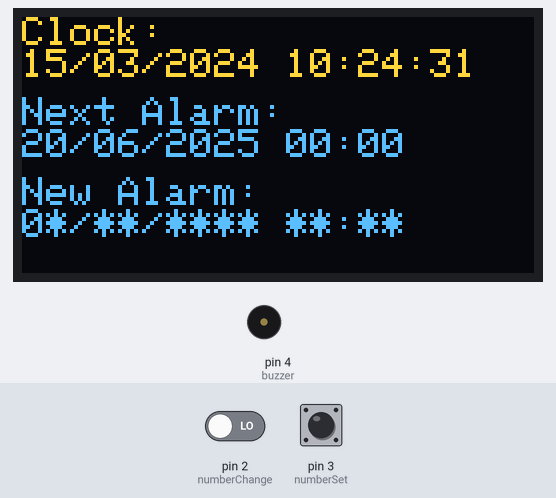
A sketch run on a simulated Arduino Uno, built with avr-gcc and run on an emulated ATmega328P. Shown: 128×64 one-colour display, buzzer (waves = sounding, pin HIGH). The inputs (shaded band) are chosen by the test bench; at power-on: pin 3 (numberSet) LOW, pin 2 (numberChange) LOW. The OLED is the two-colour kind (top 16 rows yellow); the local clock reads 2024-03-15 10:24:30 at power-on unless the sketch sets it; what the sketch prints to the serial monitor is not drawn.

Above: at 1.9 s.
2.0 s: pin 3 (numberSet) pulled HIGH for 0.65 s
At 2.9 s:
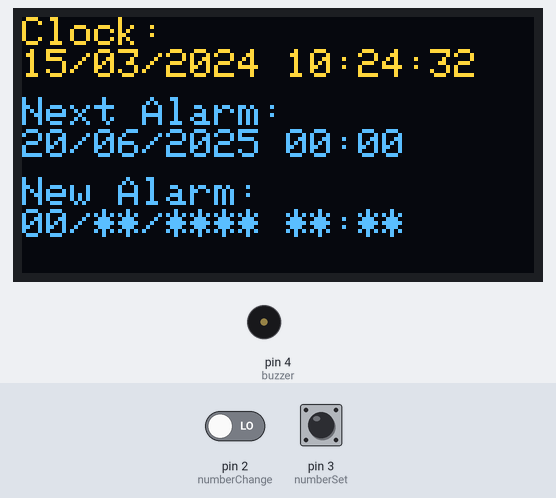
5.8 s: pin 3 (numberSet) pulled HIGH for 3.2 s
At 9.8 s:
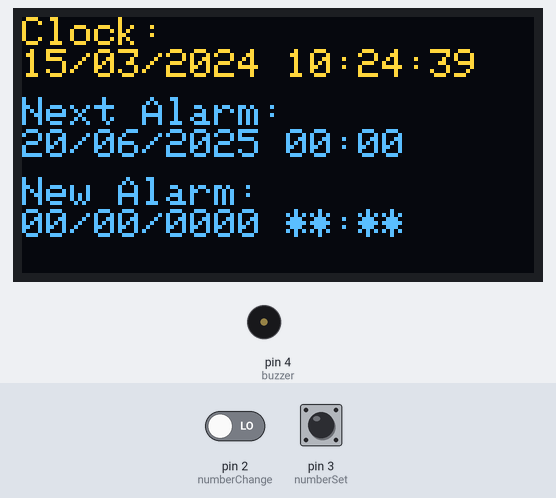
10.5 s: pin 3 (numberSet) pulled HIGH for 1 s
At 12.2 s:
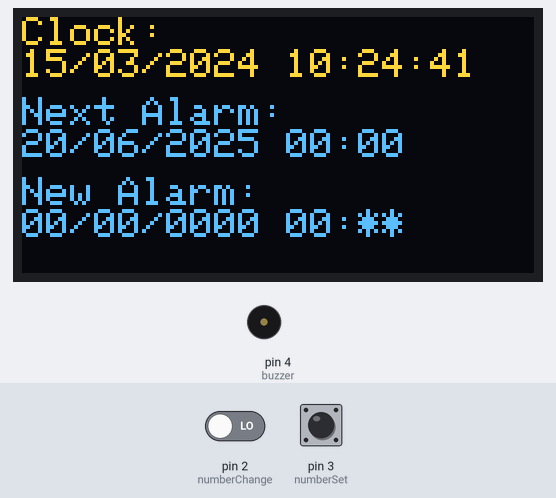
14.6 s: pin 3 (numberSet) pulled HIGH for 0.65 s
At 15.5 s:
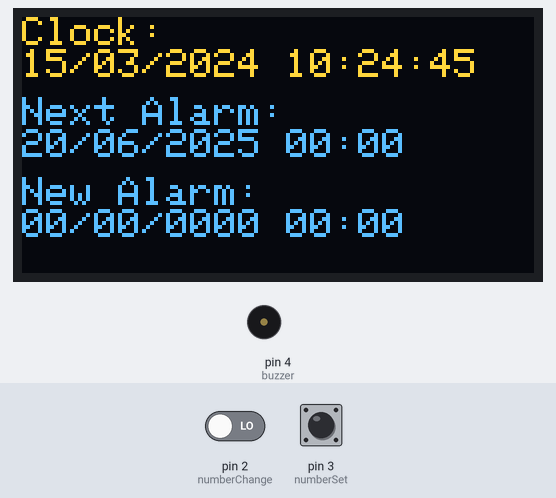
18.4 s: pin 3 (numberSet) pulled HIGH for 0.65 s
At 20.3 s:
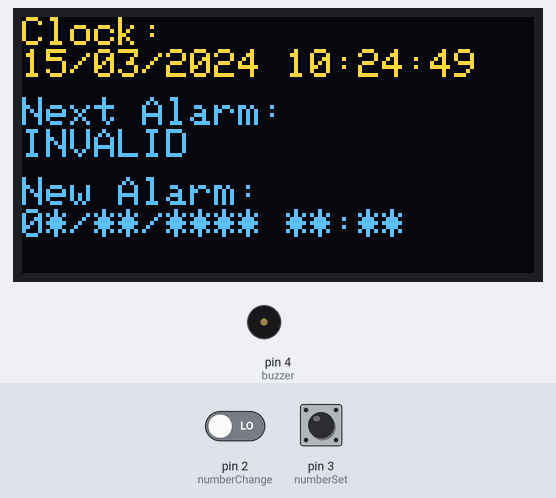
22.2 s: pin 3 (numberSet) pulled HIGH for 3.2 s
At 25.8 s:
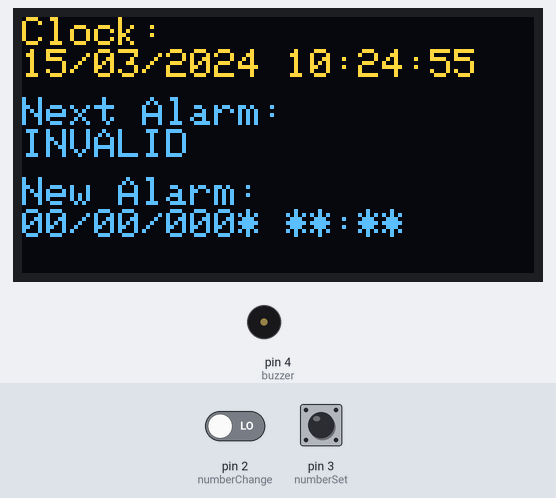
Timing chart, 0 to 27.3 s (numbered marks = the images above; inputs shaded):
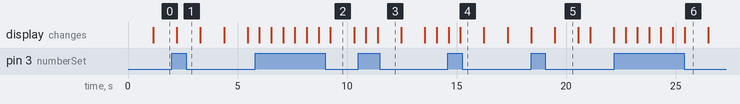

The sketch:

Arduino_RTC_OLED.ino
```cpp
#include <Wire.h> //Library for I2C functionalities
#include <RTClib.h> //Library for RTC module
#include <Adafruit_SSD1306.h> //Library for OLED

#define SCREEN_WIDTH 128 //OLED screen width (in pixels)
#define SCREEN_HEIGHT 64 //OLED screen height (in pixels)
#define OLED_ADDRESS 0x3C //OLED I2C Address

#define ALARM_RING_TIME 1 //Alarm ring time (in minutes)

//Used for displaying content on OLED screen
Adafruit_SSD1306 display(SCREEN_WIDTH, SCREEN_HEIGHT, &Wire, -1);

RTC_DS3231 RTC; //RTC_DS3231 object
DateTime nowDT; //Used for storing Date-Time obtained from RTC module

int numberChange = 2; //CHANGE push button pin
int numberSet = 3; //SET push button pin
int buzzer = 4; //Initialize Buzzer pin

//Stores the values read from the Buttons
bool numberChangeState;
bool numberSetState;

String nowDTStr=""; //Storing the Date-Time in String format
String nxtAlarm = "20/06/2025 00:00"; //Set your next alarm Date-Time
int alarmValues[5]; //Stores the Date-Time values individually

//Used to set Date-Time for new Alarm
int currNum = 0;
int currPos = 0;
String newAlarm = "0*/**/**** **:**";
char tempChar[2] = "";

long startTime; //Used for storing Alarm start time

void setup() {
  Serial.begin(9600); //Initialization of Arduino's Serial
  pinMode(numberChange, INPUT); //Direction of Number Change Button
  pinMode(numberSet, INPUT); //Direction of Number Set Button
  pinMode(buzzer, OUTPUT); //Direction of Buzzer

  RTC.begin(); //Initialize RTC
  //Adjusts the time of RTC module when using it for the first time or when its power is disconnected.
  if(RTC.lostPower()) {
    //DATE and TIME gets replaced with the date and time of the PC during compilation.
    RTC.adjust(DateTime(F(__DATE__), F(__TIME__)));
  }
  display.begin(SSD1306_SWITCHCAPVCC, OLED_ADDRESS); //Initialize OLED module

  //Initial display configuration
  display.setTextSize(1);
  display.setTextColor(SSD1306_WHITE);
  display.clearDisplay();

  //Obtaining the individual Date-Time values from Alarm string
  alarmValues[0] = nxtAlarm.substring(0,2).toInt();
  alarmValues[1] = nxtAlarm.substring(3,5).toInt();
  alarmValues[2] = nxtAlarm.substring(6,10).toInt();
  alarmValues[3] = nxtAlarm.substring(11,13).toInt();
  alarmValues[4] = nxtAlarm.substring(14).toInt();
}

void loop() {
  //Used to obtain the current Date-Time
  nowDT = RTC.now();

  //Format of Date-Time to be displayed
  char DATE_TIME_FORMAT[] = "DD/MM/YYYY hh:mm:ss";
  Serial.print("Present Date-Time: ");
  Serial.println(nowDT.toString(DATE_TIME_FORMAT));

  //Displays the present Date-Time on the OLED
  display.setCursor(0,0);
  display.println("Clock: ");
  display.println(nowDT.toString(DATE_TIME_FORMAT));

  //Displays the next Alarm on the OLED
  display.setCursor(0,20);
  display.println("Next Alarm: ");
  display.println(nxtAlarm);

  //Reads the values from button pins
  numberChangeState = digitalRead(numberChange);
  numberSetState = digitalRead(numberSet);

  //Used to set new Alarm Date-Time using Number Change and Number Set Buttons
  display.setCursor(0,40);
  display.println("New Alarm: ");

  if(numberChangeState == HIGH){
    currNum += 1;
    if(currNum > 9)
      currNum = 0;
    String(currNum).toCharArray(tempChar, 2);
    newAlarm[currPos] = tempChar[0];
  }

  if(numberSetState == HIGH && currPos <= 15) {
    String(currNum).toCharArray(tempChar, 2);
    newAlarm[currPos] = tempChar[0];
    currPos += 1;

    if(currPos == 2 || currPos == 5 || currPos == 10 || currPos == 13){
      currPos += 1;
    }

    currNum = 0;
    newAlarm[currPos] = '0';
  }

  display.println(newAlarm);
  display.display();
  delay(500);
  display.clearDisplay();

  if(currPos > 15){
    alarmValues[0] = newAlarm.substring(0,2).toInt();
    alarmValues[1] = newAlarm.substring(3,5).toInt();
    alarmValues[2] = newAlarm.substring(6,10).toInt();
    alarmValues[3] = newAlarm.substring(11,13).toInt();
    alarmValues[4] = newAlarm.substring(14).toInt();

    if(!DateTime(alarmValues[2], alarmValues[1], alarmValues[0], alarmValues[3], alarmValues[4]).isValid())
      nxtAlarm = "INVALID";
    else if(alarmValues[2] < nowDT.year())
      nxtAlarm = "INVALID";
    else if(alarmValues[2] == nowDT.year() && alarmValues[1] < nowDT.month())
      nxtAlarm = "INVALID";
    else if(alarmValues[2] == nowDT.year() && alarmValues[1] == nowDT.month() && alarmValues[0] < nowDT.day())
      nxtAlarm = "INVALID";
    else if (alarmValues[2] == nowDT.year() && alarmValues[1] == nowDT.month() && alarmValues[0] == nowDT.day() && alarmValues[3] < nowDT.hour())
      nxtAlarm = "INVALID";
    else if (alarmValues[2] == nowDT.year() && alarmValues[1] == nowDT.month() && alarmValues[0] == nowDT.day() && alarmValues[3] == nowDT.hour() && alarmValues[4] <= nowDT.minute())
      nxtAlarm = "INVALID";
    else {
      nxtAlarm = newAlarm;
      display.setCursor(10,20);
      display.println("Alarm successfully changed.");
      display.display();
      delay(2000);
      display.clearDisplay();
    }

    currNum = 0;
    currPos = 0;
    newAlarm = "0*/**/**** **:**";
  }

  //Activate the Buzzer when its Alarm Date-Time
  if(DateTime(alarmValues[2], alarmValues[1], alarmValues[0], alarmValues[3], alarmValues[4]) == nowDT && nowDT.second() < 3){
      display.setCursor(1,20);
      display.print("Alarm is ringing!");
      display.display();
      display.clearDisplay();

      startTime = millis();
      while(!numberSetState && millis() - startTime < ALARM_RING_TIME*60000){
        numberSetState = digitalRead(numberSet);
        digitalWrite(buzzer, HIGH);
        delay(500);
        digitalWrite(buzzer, LOW);
        delay(500);
      }
      nxtAlarm = "INVALID";

      display.setCursor(1,20);
      display.print("Alarm Ended.");
      display.display();
      delay(1000);
      display.clearDisplay();
  }
}
```

Measured:
- after the input at 2.0 s, the display: changes after 0.23 s (image 1)
- after the input at 5.8 s, the display: first changes after 0.20 s (image 2 shows a later state)
- after the input at 10.5 s, the display: first changes after 0.36 s (image 3 shows a later state)
- after the input at 14.6 s, the display: first changes at once (image 4 shows a later state)
- after the input at 18.4 s, the display: first differs from a run without the input after 1.1 s (image 5)
- after the input at 22.2 s, the display: first changes after 0.51 s (image 6 shows a later state)
- what the display in image 2 shows lasts 1.1 s, from 9.2 s to 10.3 s
